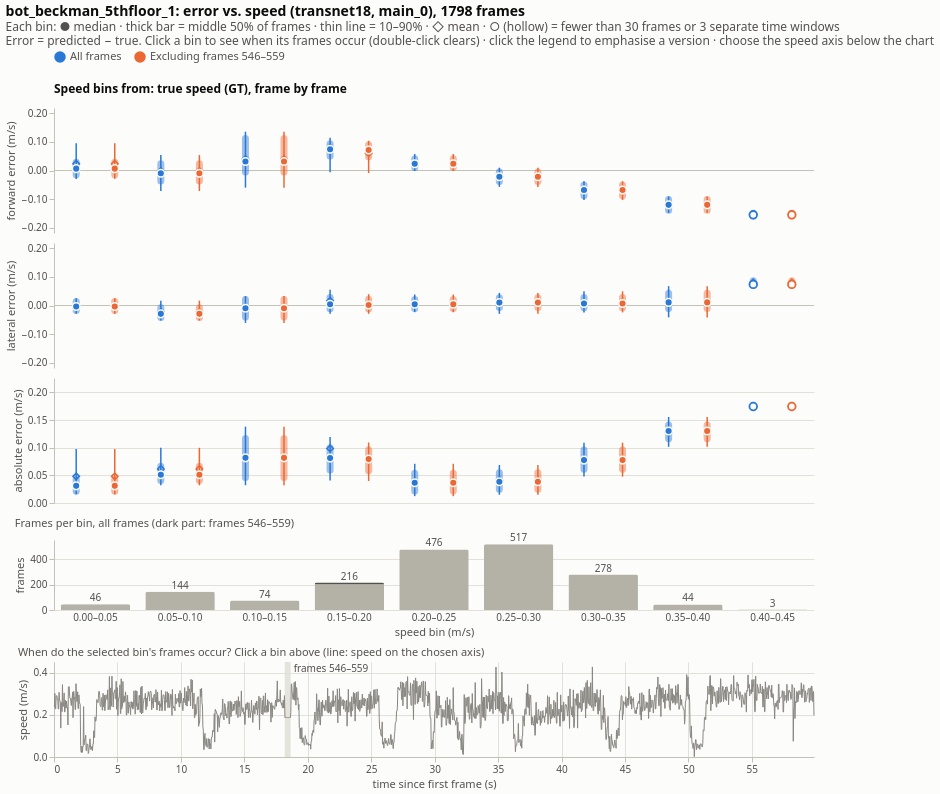

The notebook cell saved with this chart:
### Markdown cell above
## 4 · Interactive chart

### Code cell
# Colours: two categorical slots (CVD-checked); greys for structure; text in ink, never series colours.
INK, INK_2, MUTED, GRID, AXIS, SURFACE = "#0b0b0b", "#52514e", "#898781", "#e1e0d9", "#c3c2b7", "#fcfcfb"
VARIANT_COLORS = ["#2a78d6", "#eb6834"]          # all frames, excluding suspected frames
COUNT_OTHER, COUNT_SUSPECT = "#b4b2a7", INK_2
WIDTH = 760
VARIANT_LABELS = list(VARIANTS.values())
SUSPECT_LABEL = f"frames {SUSPECT_FRAMES[0]}–{SUSPECT_FRAMES[1]}"

signed = summary[summary["metric"].isin(["err_x", "err_y"])]
_m = float(np.nanmax(np.abs(signed[["q10", "q90", "mean"]].to_numpy()))) * 1.06
SIGNED_DOMAIN = [-_m, _m]                       # same scale for forward and lateral error, all speed axes
ABS_DOMAIN = [0.0, float(summary.loc[summary["metric"] == "err_norm", ["q90", "mean"]].max().max()) * 1.08]

_variant_scale = alt.Scale(domain=VARIANT_LABELS, range=VARIANT_COLORS)


def variant_color():
    # One shared colour scale -> one legend (its look is set in configure_legend below).
    return alt.Color("variant_label:N", title=None, sort=VARIANT_LABELS, scale=_variant_scale)


def x_bins(labels=False):
    axis = (alt.Axis(labels=True, labelAngle=0, labelColor=INK_2, labelFontSize=10, ticks=False, domain=False,
                     grid=False, title="speed bin (m/s)") if labels
            else alt.Axis(labels=False, ticks=False, domain=False, grid=False, title=None))
    return alt.X("bin_label:N", sort=BIN_LABELS, axis=axis,
                 scale=alt.Scale(domain=BIN_LABELS, paddingInner=0.18, paddingOuter=0.08))


X_OFFSET = alt.XOffset("variant_label:N", sort=VARIANT_LABELS, scale=alt.Scale(domain=VARIANT_LABELS, paddingInner=0.2))


def bin_tooltip(metric):
    fmt = ".3f" if metric == "err_norm" else "+.3f"
    tips = [alt.Tooltip("variant_label:N", title="version"),
            alt.Tooltip("bin_label:N", title="speed bin (m/s)"),
            alt.Tooltip("n:Q", title="frames", format="d"),
            alt.Tooltip("windows:Q", title="separate time windows", format="d"),
            alt.Tooltip("q50:Q", title="median", format=fmt),
            alt.Tooltip("q25:Q", title="25th percentile", format=fmt),
            alt.Tooltip("q75:Q", title="75th percentile", format=fmt),
            alt.Tooltip("q10:Q", title="10th percentile", format=fmt),
            alt.Tooltip("q90:Q", title="90th percentile", format=fmt),
            alt.Tooltip("mean:Q", title="mean", format=fmt)]
    if metric == "err_norm":
        tips.append(alt.Tooltip("rmse:Q", title="RMSE", format=".3f"))
    return tips


def make_error_vs_speed_chart(title: str) -> alt.VConcatChart:
    # Interactions ------------------------------------------------------------------
    basis = alt.param(name="basis", value="gt", bind=alt.binding_select(
        options=list(BASES), labels=list(BASES.values()), name="Speed axis: "))
    variant_pick = alt.selection_point(name="variant_pick", fields=["variant_label"], bind="legend")
    bin_pick = alt.selection_point(name="bin_pick", fields=["variant", "bin_label"], on="click", clear="dblclick")
    lit = bin_pick & variant_pick                  # both empty -> everything is drawn at full strength

    def summary_row(metric, y_title, domain, with_legend=False, height=125):
        base = alt.Chart(summary).transform_filter(alt.datum.basis == basis).transform_filter(
            alt.datum.metric == metric)

        def y(field):
            return alt.Y(f"{field}:Q", title=y_title, scale=alt.Scale(domain=domain, nice=False, zero=False),
                         axis=alt.Axis(tickCount=5, format=".2f"))

        enc = dict(x=x_bins(), xOffset=X_OFFSET)
        whisker = base.mark_rule(strokeWidth=1.5).encode(
            **enc, y=y("q10"), y2="q90:Q",
            color=variant_color(),
            opacity=alt.when(lit).then(alt.value(1.0)).otherwise(alt.value(0.25)))
        if with_legend:
            whisker = whisker.add_params(variant_pick)   # legend clicks live on the view that owns the legend
        layers = [
            whisker,
            base.mark_rule(strokeWidth=7, strokeCap="round").encode(
                **enc, y=y("q25"), y2="q75:Q", color=variant_color(),
                opacity=alt.when(lit).then(alt.value(0.45)).otherwise(alt.value(0.12))),
            base.mark_point(shape="diamond", size=42, filled=False, strokeWidth=1.5).encode(
                **enc, y=y("mean"), color=variant_color(),
                opacity=alt.when(lit).then(alt.value(1.0)).otherwise(alt.value(0.25))),
            # medians: filled dot with a surface ring; hollow dot where the bin has little support
            base.transform_filter("!datum.low_support").mark_point(
                shape="circle", size=58, filled=True, stroke=SURFACE, strokeWidth=1.5).encode(
                **enc, y=y("q50"), color=variant_color(),
                opacity=alt.when(lit).then(alt.value(1.0)).otherwise(alt.value(0.25))),
            base.transform_filter("datum.low_support").mark_point(
                shape="circle", size=58, filled=False, fill=SURFACE, strokeWidth=1.8).encode(
                **enc, y=y("q50"), color=variant_color(),
                opacity=alt.when(lit).then(alt.value(1.0)).otherwise(alt.value(0.25))),
            # invisible full-height target per bin and version: hover for numbers, click to select
            base.mark_bar(opacity=0).encode(**enc, y=alt.datum(domain[0]), y2=alt.datum(domain[1]),
                                            tooltip=bin_tooltip(metric)).add_params(bin_pick),
        ]
        if metric != "err_norm":
            layers.insert(0, alt.Chart(summary).mark_rule(color=AXIS, strokeWidth=1).encode(y=alt.datum(0)))
        return alt.layer(*layers).properties(width=WIDTH, height=height)

    basis_note = alt.Chart(pd.DataFrame({"k": [0]})).transform_calculate(
        label="'Speed bins from: ' + (basis == 'gt' ? 'true speed (GT), frame by frame' : "
              "basis == 'gt_smooth' ? 'true speed (GT), smoothed over 0.5 s' : 'predicted speed')"
    ).mark_text(align="left", baseline="top", fontSize=12, fontWeight="bold", color=INK).encode(
        text="label:N", x=alt.value(0), y=alt.value(0)).properties(width=WIDTH, height=14)

    counts_row = alt.layer(
        alt.Chart(counts).transform_filter(alt.datum.basis == basis).mark_bar(
            cornerRadiusTopLeft=2, cornerRadiusTopRight=2).encode(
            x=x_bins(labels=True),
            y=alt.Y("count:Q", stack="zero", title="frames", axis=alt.Axis(tickCount=3)),
            order=alt.Order("part:N", sort="ascending"),
            color=alt.when(alt.datum.part == "suspect").then(alt.value(COUNT_SUSPECT)).otherwise(alt.value(COUNT_OTHER)),
            tooltip=[alt.Tooltip("bin_label:N", title="speed bin (m/s)"),
                     alt.Tooltip("part:N", title="frames (other / suspect)"), alt.Tooltip("count:Q", title="count")]),
        alt.Chart(totals).transform_filter(alt.datum.basis == basis).mark_text(
            dy=-6, fontSize=10, color=INK_2).encode(
            x=x_bins(labels=True), y=alt.Y("count:Q", stack=None, title="frames"), text="count:Q"),
    ).properties(width=WIDTH, height=70, title=alt.TitleParams(
        f"Frames per bin, all frames (dark part: {SUSPECT_LABEL})", fontSize=11, fontWeight="normal",
        color=INK_2, anchor="start"))

    # When do the selected bin's frames occur? ----------------------------------------
    frames_view = alt.Chart(chart_frames).transform_calculate(
        speed="basis == 'gt' ? datum.speed_gt : basis == 'gt_smooth' ? datum.speed_gt_smooth : datum.speed_pred",
        bin_label="basis == 'gt' ? datum.bin_gt : basis == 'gt_smooth' ? datum.bin_gt_smooth : datum.bin_pred",
    )
    t_sus = df.loc[df["suspect"], "t"]
    half_dt = float(np.median(np.diff(df["t"]))) / 2
    window_df = pd.DataFrame({"t0": [t_sus.min() - half_dt], "t1": [t_sus.max() + half_dt], "label": [SUSPECT_LABEL]})
    T_TITLE, S_TITLE = "time since first frame (s)", "speed (m/s)"
    x_time = dict(scale=alt.Scale(domain=[0, float(df["t"].max())], nice=False), axis=alt.Axis(tickCount=12),
                  title=T_TITLE)
    strip = alt.layer(
        alt.Chart(window_df).mark_rect(color=GRID, opacity=0.9).encode(
            x=alt.X("t0:Q", **x_time), x2="t1:Q"),
        alt.Chart(window_df).mark_text(align="left", baseline="top", dx=3, dy=2, fontSize=10, color=INK_2).encode(
            x=alt.X("t1:Q", **x_time), y=alt.value(0), text="label:N"),
        frames_view.transform_filter(alt.datum.variant == "all").mark_line(color=MUTED, strokeWidth=1).encode(
            x=alt.X("t:Q", **x_time), y=alt.Y("speed:Q", title=S_TITLE, axis=alt.Axis(tickCount=3),
                                              scale=alt.Scale(domain=[0, float(EDGES[-1])], nice=False))),
        frames_view.transform_filter({"param": "bin_pick", "empty": False}).mark_circle(size=16, opacity=0.9).encode(
            x=alt.X("t:Q", **x_time), y=alt.Y("speed:Q", title=S_TITLE,
                                              scale=alt.Scale(domain=[0, float(EDGES[-1])], nice=False)),
            color=variant_color(),
            tooltip=[alt.Tooltip("frame:Q", title="frame"), alt.Tooltip("t:Q", title="t (s)", format=".2f"),
                     alt.Tooltip("speed:Q", title="speed (m/s)", format=".3f"),
                     alt.Tooltip("err_x:Q", title="forward error", format="+.3f"),
                     alt.Tooltip("err_norm:Q", title="absolute error", format=".3f")]),
    ).properties(width=WIDTH, height=95, title=alt.TitleParams(
        "When do the selected bin's frames occur? Click a bin above (line: speed on the chosen axis)",
        fontSize=11, fontWeight="normal", color=INK_2, anchor="start"))

    with warnings.catch_warnings():
        # The same click selection sits on all three rows on purpose; Altair 6 notes that it merged them.
        warnings.filterwarnings("ignore", message="Automatically deduplicated selection parameter")
        chart = alt.vconcat(
            basis_note,
            summary_row("err_x", "forward error (m/s)", SIGNED_DOMAIN, with_legend=True),
            summary_row("err_y", "lateral error (m/s)", SIGNED_DOMAIN),
            summary_row("err_norm", "absolute error (m/s)", ABS_DOMAIN),
            counts_row,
            strip,
            spacing=10,
        ).add_params(basis).properties(
            autosize=alt.AutoSizeParams(type="pad", resize=True),
            title=alt.TitleParams(title, anchor="start", fontSize=14, color=INK, subtitleColor=INK_2, subtitle=[
                "Each bin: ● median · thick bar = middle 50% of frames · thin line = 10–90% · ◇ mean · "
                "○ (hollow) = fewer than 30 frames or 3 separate time windows",
                "Error = predicted − true. Click a bin to see when its frames occur (double-click clears) · "
                "click the legend to emphasise a version · choose the speed axis below the chart",
            ]),
        ).configure(background=SURFACE, font="system-ui, -apple-system, Segoe UI, sans-serif").configure_view(
            stroke=None).configure_axis(
            gridColor=GRID, domainColor=AXIS, tickColor=AXIS, labelColor=INK_2, titleColor=INK_2,
            labelFontSize=10, titleFontSize=11, titleFontWeight="normal").configure_legend(
            orient="top", direction="horizontal", symbolType="circle", labelFontSize=11, labelColor=INK_2)
    return chart


chart = make_error_vs_speed_chart(f"{SEQUENCE}: error vs. speed (transnet18, {SPLIT}), {n} frames")
chart
